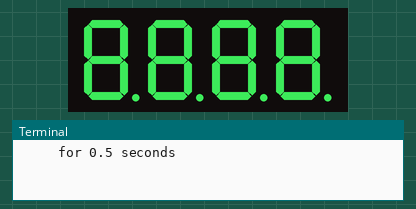
Recording of a program running on a simulated Raspberry Pi (BCM pin numbers). Parts: 4-digit seven-segment display, the last lines printed to the terminal. The segment pins are drawn as the display they are named for; the clock reads 2024-03-15 10:24:30 at power-on unless the program sets it.

Above: at 0.3 s.
At 5.6 s:
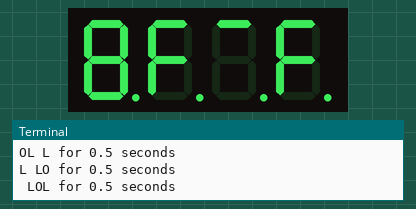
At 8.1 s:
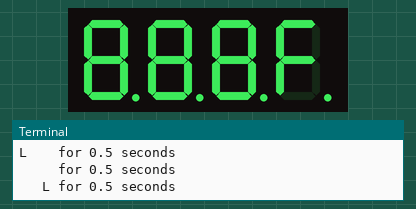
At 10.7 s:
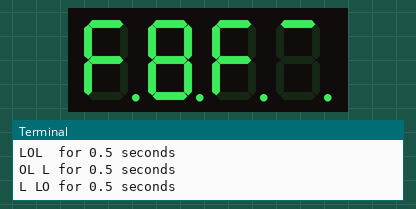
At 14.7 s:
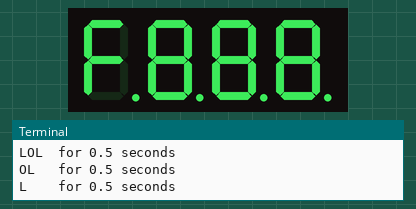
At 19.7 s:
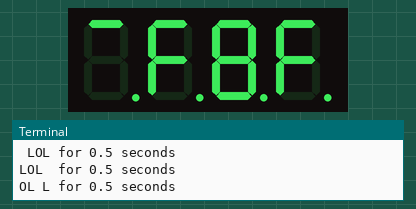

Measured:
- what the display in image 0 shows lasts 0.4 s, from 0.1 s to 0.5 s

The program:

stringWriter.py
```python
import RPi.GPIO as GPIO
import time

NUM_OF_DIGITS = 4

GPIO.setmode(GPIO.BCM)

# GPIO ports for the 7seg pins
segments =  (11,4,23,8,7,10,18,25)
for segment in segments:
    GPIO.setup(segment, GPIO.OUT)
    GPIO.output(segment, 0)

# GPIO ports for the digit 0-3 pins
digits = (22,27,17,24)
for digit in digits:
    GPIO.setup(digit, GPIO.OUT)
    GPIO.output(digit, 1)

letters = {
    'K': (0,1,1,0,1,1,1),
    'L': (0,0,0,1,1,1,0),
    'E': (1,0,0,1,1,1,1),
    'A': (1,1,1,0,1,1,1),
    'R': (1,1,1,0,1,1,1),
    'S': (1,0,1,1,0,1,1),
    'O': (1,1,1,1,1,1,0),
    ' ': (0,0,0,0,0,0,0),
    '0': (1,1,1,1,1,1,0),
    '1': (0,1,1,0,0,0,0),
    '2': (1,1,0,1,1,0,1),
    '3': (1,1,1,1,0,0,1),
    '4': (0,1,1,0,0,1,1),
    '5': (1,0,1,1,0,1,1),
    '6': (1,0,1,1,1,1,1),
    '7': (1,1,1,0,0,0,0),
    '8': (1,1,1,1,1,1,1),
    '9': (1,1,1,1,0,1,1),
    '_': (0,0,0,0,0,0,1)
}

def writeDisplay(str, seconds = 0.5):
    print str, "for", seconds, "seconds"
    t_end = time.time() + seconds
    while time.time() < t_end:
        for digitNum in range(NUM_OF_DIGITS):
            if len(str) > digitNum:
                letter = str.upper()[digitNum]
                letterBits = letters[letter] if letter in letters.keys() else letters["_"]
                for segmentNum in range(0, 7):
                    GPIO.output(segments[segmentNum], letterBits[segmentNum])
                GPIO.output(digits[digitNum], 0)
                time.sleep(0.001)
                GPIO.output(digits[digitNum], 1)

def writeMarquee(str):
    str = str.rjust(len(str) + NUM_OF_DIGITS, " ")
    str = str.ljust(len(str) + NUM_OF_DIGITS, " ")
    strLen = len(str)

    for i in range(strLen - NUM_OF_DIGITS):
        strWindow = str[i:i + NUM_OF_DIGITS]
        writeDisplay(strWindow)

try:
    while True:
        writeMarquee("LOL LOL LOL");
finally:
    GPIO.cleanup()
```
